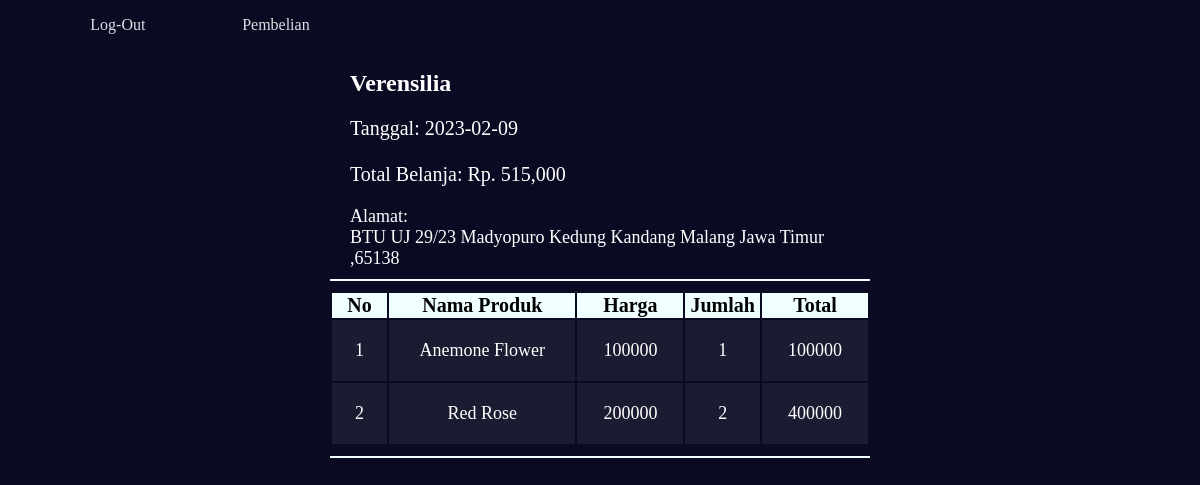
/detail.php?idPesanan=53, run on the app's committed database.
### tables this page shows
CREATE TABLE `pesanan` (
  `id` int(11) NOT NULL,
  `id_user` int(11) NOT NULL,
  `total_harga` int(11) NOT NULL,
  `tanggal_pesanan` date NOT NULL,
  `id_alamat` int(11) NOT NULL
);

CREATE TABLE `user` (
  `id_user` int(11) NOT NULL,
  `nama_user` varchar(100) NOT NULL,
  `username` varchar(100) NOT NULL,
  `password` varchar(25) NOT NULL,
  `level` enum('admin','user') NOT NULL
);

CREATE TABLE `alamat` (
  `id` int(11) NOT NULL,
  `id_user` int(11) NOT NULL,
  `provinsi` varchar(255) NOT NULL,
  `kota_kabupaten` varchar(255) NOT NULL,
  `kelurahan` varchar(255) NOT NULL,
  `kecamatan` varchar(255) NOT NULL,
  `alamat_lengkap` varchar(255) NOT NULL,
  `kodepos` varchar(20) NOT NULL
);

CREATE TABLE `item_pesanan` (
  `id` int(11) NOT NULL,
  `id_pesanan` int(11) NOT NULL,
  `id_produk` int(11) NOT NULL,
  `harga` int(11) NOT NULL,
  `jumlah` int(11) NOT NULL
);

CREATE TABLE `produk` (
  `id_produk` int(11) NOT NULL,
  `nama_produk` varchar(100) NOT NULL,
  `harga_produk` int(11) NOT NULL,
  `berat` int(11) NOT NULL,
  `foto_produk` varchar(100) NOT NULL,
  `deskripsi_produk` text NOT NULL,
  `stok_produk` int(5) NOT NULL
);

### detail.php (the view, shortened to what this page needs)
<?php
include 'koneksi.php';
?>
<!DOCTYPE html>
<html>
    <head>
        <link rel="stylesheet" href="styleindex.css">
    </head>
    <body>
    <nav>
        <ul>
          <li><a href="logout.php">Log-Out</a></li>
          <li><a href="daftar_beli.php">Pembelian</a></li>
        </ul>
      </nav>
      <section class="detail">
        <?php
        $ambil_detail= mysqli_query($koneksi,"SELECT * FROM pesanan JOIN user ON pesanan.id_user=user.id_user
        WHERE pesanan.id='$_GET[idPesanan]'");
        $array_detail=mysqli_fetch_array($ambil_detail);
        $ambil_alamat= mysqli_query($koneksi,"SELECT * FROM pesanan JOIN alamat ON pesanan.id_alamat=alamat.id WHERE pesanan.id='$_GET[idPesanan]'" );
        $arr_alamat=mysqli_fetch_array($ambil_alamat);
         ?>
         <div class="identity">
         <h1><strong><?php echo $array_detail['nama_user'];?></strong><br></h1>
        <p class="tanggaltotal">
        Tanggal: <?php echo $array_detail['tanggal_pesanan'];?><br>
        <br>
        Total Belanja: <?php echo "Rp. ".number_format($array_detail['total_harga']);?><br>
        </p>
        <div class="alamatmini">
        Alamat: <br>
        <?php echo $arr_alamat['alamat_lengkap']." ".$arr_alamat['kelurahan']." ".$arr_alamat['kecamatan']
                    ." ".$arr_alamat['kota_kabupaten']." ".$arr_alamat['provinsi']." ,".$arr_alamat['kodepos'];?>
        </div>
         </div>
         <div class="divider"></div>
        <table  width="45%" style="margin:auto; font-size:18px; text-align:center;" border="0">
            <thead style="font-size:20px; background-color:azure; color:black;">
                <tr>
                    <th>No</th>
                    <th>Nama Produk</th>
                    <th>Harga</th>
                    <th>Jumlah</th>
                    <th>Total</th>
                </tr>
            </thead>
            <tbody style=" background-color:#1b1b32; color:white; ">
                <?php
                $nomor=1;
                $ambil_produk= mysqli_query($koneksi,"SELECT * FROM item_pesanan JOIN produk
                ON item_pesanan.id_produk=produk.id_produk
                WHERE item_pesanan.id_pesanan='$_GET[idPesanan]'");
                ?>
                <?php while($array_produk=mysqli_fetch_array($ambil_produk)){ ?>
                    <tr>
                        <td><?php echo $nomor++;?></td>
                        <td><?php echo $array_produk['nama_produk'];?></td>
                        <td><?php echo $array_produk['harga'];?></td>
                        <td><?php echo $array_produk['jumlah'];?></td>
                        <td><?php echo $array_produk['jumlah']*$array_produk['harga'];?></td>
                    </tr>
               <?php } ?>
            </tbody>
        </table>
      </section>
      <div class="divider"></div>
    </body>
</html>

### styleindex.css (style rules this page uses)
body { margin: 0; background-color: navy; color: white; background-color: #0a0a23; }
td { padding: 20px; }
a { text-decoration: none; color: white; }
nav { width: 70%; max-width: 400px; height: 50px; }
nav > ul { display: flex; justify-content: space-evenly; flex-wrap: wrap; align-items: center; padding-inline-start: 0; margin-block: 0; height: 100%; }
nav > ul > li { color: #dfdfe2; margin: 0 0.1rem; padding: 0.3rem; display: block; border-radius: 10px; }
li > a { color: inherit; text-decoration: none; }
.identity { margin-left: 350px; }
.tanggaltotal { font-size: 20px; }
.divider { height: 2px; width: 45%; background-color: azure; margin: 10px auto; }
.alamatmini { width:60%; font-size: 18px; }

### data on the page
pesanan: id_user.nama_user "Verensilia", tanggal_pesanan "2023-02-09", total_harga "515,000", id_alamat.alamat_lengkap "BTU UJ 29/23", id_alamat.kelurahan "Madyopuro", id_alamat.kecamatan "Kedung Kandang", id_alamat.kota_kabupaten "Malang", id_alamat.provinsi "Jawa Timur", id_alamat.kodepos "65138"
item_pesanan: id_produk.nama_produk "Anemone Flower", harga "100000", jumlah "1", $array_produk['jumlah']*$array_produk['harga'] "100000"
item_pesanan: id_produk.nama_produk "Red Rose", harga "200000", jumlah "2", $array_produk['jumlah']*$array_produk['harga'] "400000"
